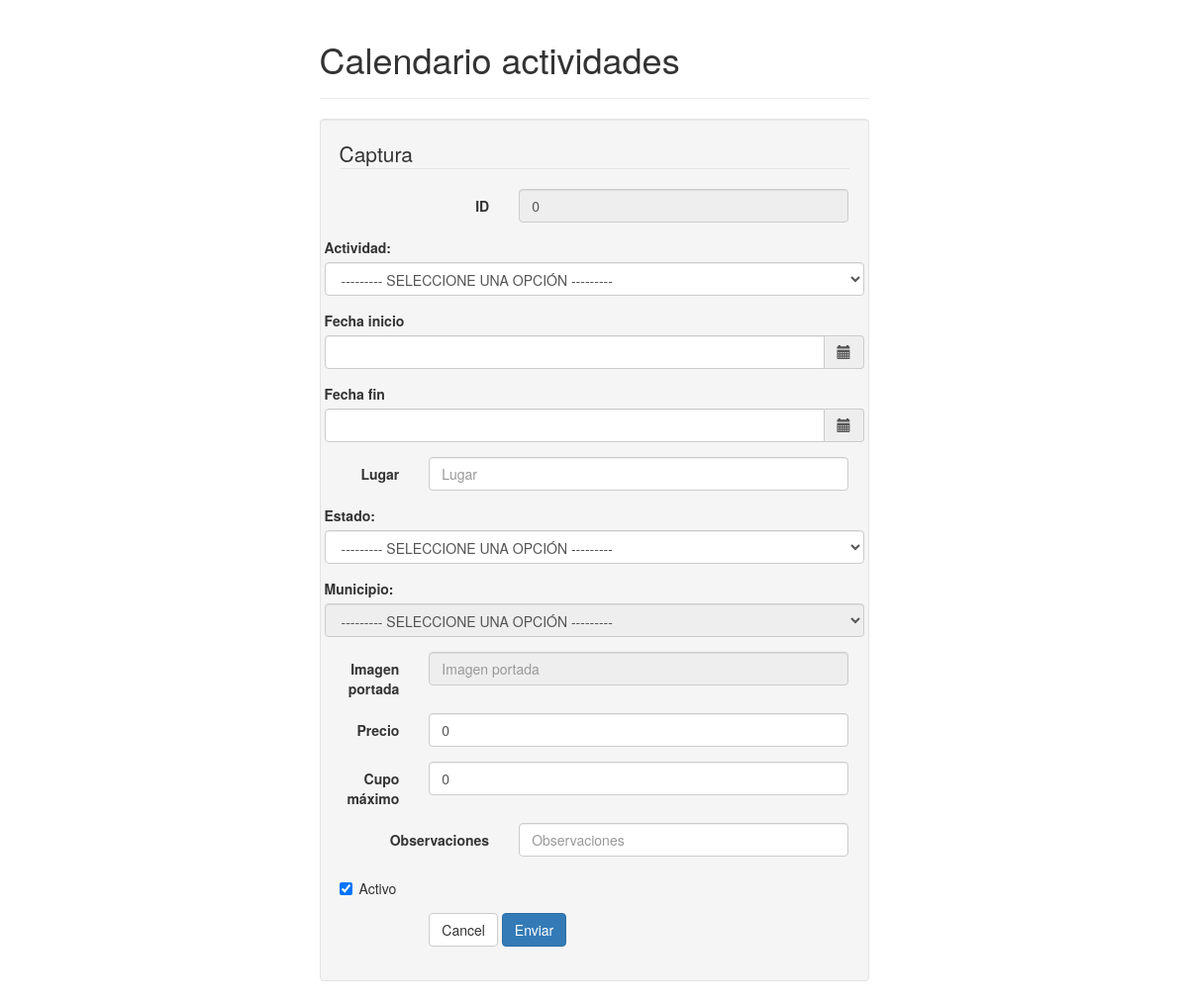
The app's page /php/cat_calendario_actividades.php, older data.
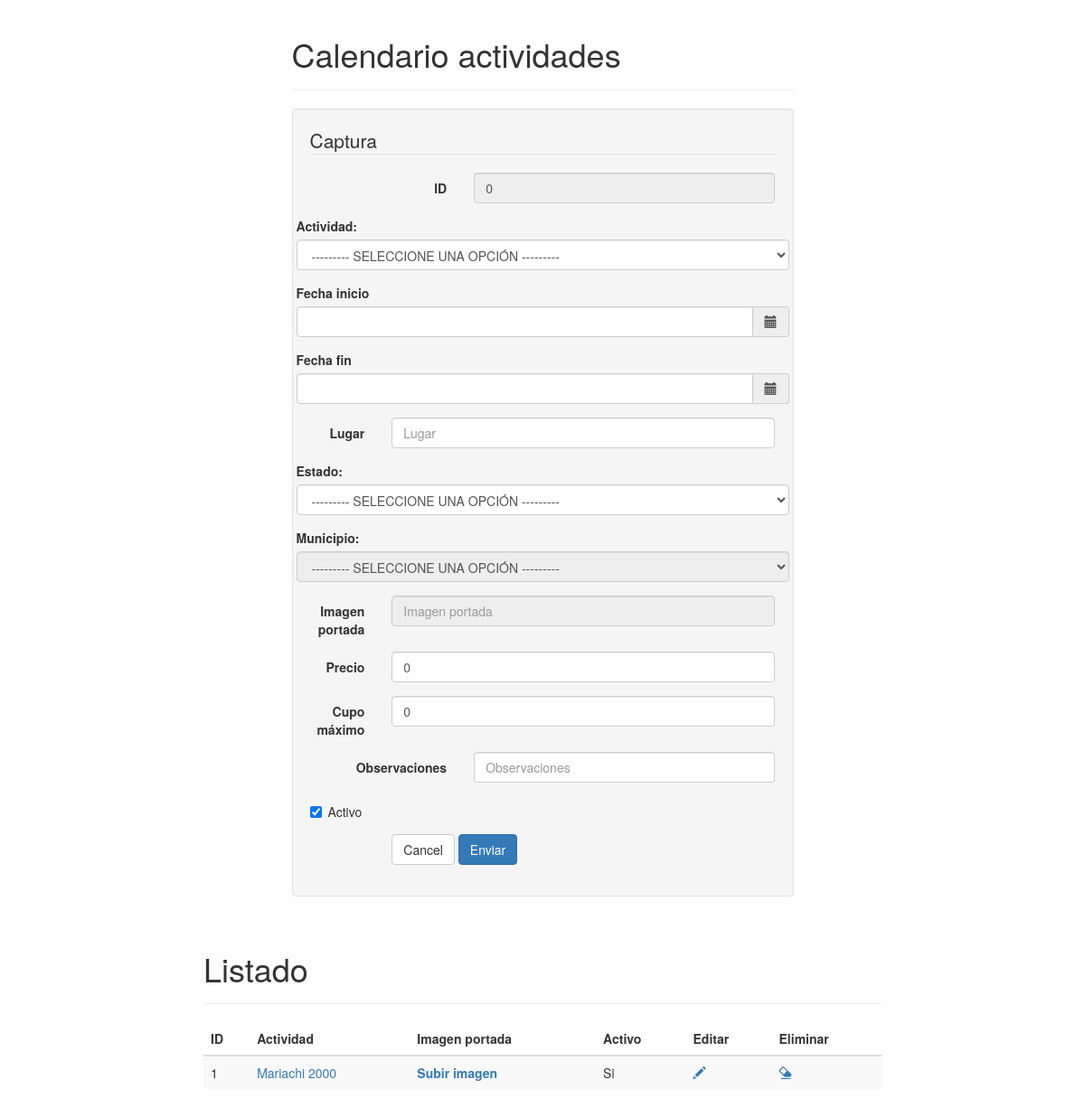
The same page, newer data.
### tables this page shows
CREATE TABLE IF NOT EXISTS `calendario_actividades` (
  `cve_calendario` int(11) NOT NULL,
  `cve_actividad` int(11) NOT NULL,
  `fecha_inicio` datetime NOT NULL,
  `fecha_fin` datetime NOT NULL,
  `lugar` varchar(40) DEFAULT NULL,
  `cve_estado` int(11) NOT NULL,
  `cve_municipio` int(11) NOT NULL,
  `imagen_portada` varchar(80) DEFAULT NULL,
  `precio` double DEFAULT NULL,
  `cupo_maximo` int(11) DEFAULT NULL,
  `observaciones` varchar(250) DEFAULT NULL,
  `fecha_alta` datetime NOT NULL,
  `activo` bit(1) NOT NULL
);

CREATE TABLE IF NOT EXISTS `actividades` (
  `cve_actividad` int(11) NOT NULL,
  `cve_tipo` int(11) NOT NULL,
  `nombre` varchar(120) NOT NULL,
  `descripcion` varchar(200) NOT NULL,
  `activo` bit(1) NOT NULL
);

### php/class/UtilDB.php (called while the page is built, shortened)
<?php
class UtilDB {
    private static $servername = "localhost";
    private static $username = "root";
    private static $password = "";
    private static $database = "ovc";
    static function getConnection() {
        try {
            $cnxString = "mysql:host=" . UtilDB::$servername . ";dbname=" . UtilDB::$database;
            $params = array(PDO::MYSQL_ATTR_INIT_COMMAND => "SET NAMES utf8", PDO::ATTR_ERRMODE => PDO::ERRMODE_EXCEPTION, PDO::ATTR_CASE => PDO::CASE_LOWER);
            $cnx = new PDO($cnxString, UtilDB::$username, UtilDB::$password, $params);
        } catch (PDOException $e) {
            echo "Connection failed: " . $e->getMessage();
        }
        return $cnx;
    }
    static function ejecutaConsulta($sql) {
        $cnx = UtilDB::getConnection();
        $rst = $cnx->query($sql);
        return $rst;
    }
}

### php/cat_calendario_actividades.php (the view, shortened to what the changed rows need)
<?php
$sql = "SELECT ca.cve_calendario, a.nombre AS actividad, ca.imagen_portada ,ca.activo FROM calendario_actividades AS ca INNER JOIN actividades AS a ON a.cve_actividad = ca.cve_actividad ORDER BY ca.fecha_inicio DESC";
$rst = UtilDB::ejecutaConsulta($sql);
?>
<!DOCTYPE html>
<html lang="es">
    <head>
        <link href="../js/jquery-ui-1.11.4/jquery-ui.min.css" rel="stylesheet"/>
        <link href="../twbs/bootstrap-3.3.5-dist/css/bootstrap.min.css" rel="stylesheet"/>
    </head>
    <body>
        <div class="container">
            <div class="row">
                <div class="col-md-6 col-md-offset-3">
                    <div class="page-header">
                        <h1 id="forms">Calendario actividades</h1>
                    </div>
                </div>
            </div>
                                        <?php
                                        $sql2 = "SELECT * FROM estados where activo=1 ORDER BY nombre";
                                        $rst2 = UtilDB::ejecutaConsulta($sql2);
                                        ?>
            <?php if($rst->rowCount() > 0){?>
            <div class="row">
            <div class="col-md-8 col-md-offset-2">
                <div class="page-header">
                    <h1 id="tables">Listado</h1>
                </div>
                <div class="bs-component">
                    <table class="table table-striped table-hover ">
                        <thead>
                            <tr>
                                <th>ID</th>
                                <th>Actividad</th>
                                <th>Imagen portada</th>
                                <th>Activo</th>
                                <th>Editar</th>
                                <th>Eliminar</th>
                            </tr>
                        </thead>
                        <tbody>
                            <?php foreach ($rst as $row){?>
                            <tr>
                                <td><?php echo($row['cve_calendario']);?></td>
                                <td><a href="javascript:void(0);" data-toggle="modal" data-remote="cat_calendario_actividades_id.php?id=<?php echo($row['cve_calendario']); ?>" data-target="#myModal"><?php echo($row['actividad']);?></a></td>
                                <th><?php echo($row['imagen_portada'] != "" ? "<img src=\"../img/File-JPG-icon.png\" alt=\"" . utf8_encode($row['actividad']) . "\" title=\"" . $row['actividad'] . "\" data-toggle=\"popover\" data-content=\"<img src='../" . $row['imagen_portada'] . "' alt='" . $row['actividad'] . "' class='img-responsive'/>\" style=\"cursor:pointer;\"/><br/><br/><a data-toggle=\"modal\" data-target=\"#myModal\" data-remote=\"cat_calendario_actividades_img.php?xCveCalendario=" . $row['cve_calendario'] ."\" href=\"javascript:void(0);\">Cambiar imagen</a>" : "<a data-toggle=\"modal\" data-target=\"#myModal\" data-remote=\"cat_calendario_actividades_img.php?xCveCalendario=" . $row['cve_calendario'] . "\" href=\"javascript:void(0);\">Subir imagen</a>"); ?></th>
                                <td><?php echo($row['activo'] == 1 ? "Si":"No");?></td>
                                <td><a href="javascript:void(0);" onclick="editar(<?php echo($row['cve_calendario']);?>);"><span class="glyphicon glyphicon-pencil"></span></a></td>
                                <td><a href="javascript:void(0);" onclick="if(confirm('¿Está realmente seguro de eliminar este registro?')){eliminar(<?php echo($row['cve_calendario']);?>);}else{ return false;};"><span class="glyphicon glyphicon-erase"></span></a></td>
                            </tr>
                            <?php } $rst->closeCursor();?>
                        </tbody>
                    </table>
                </div>
            </div>
            </div>
            <?php }?>
        </div>
    </body>
</html>

Row changes from the older to the newer data that the page shows:
added calendario_actividades: cve_calendario "1", cve_actividad.nombre "Mariachi 2000", activo "Si"
Text that changed along with them:
text now shown: "Listado ID Actividad Imagen portada Activo Editar Eliminar"
